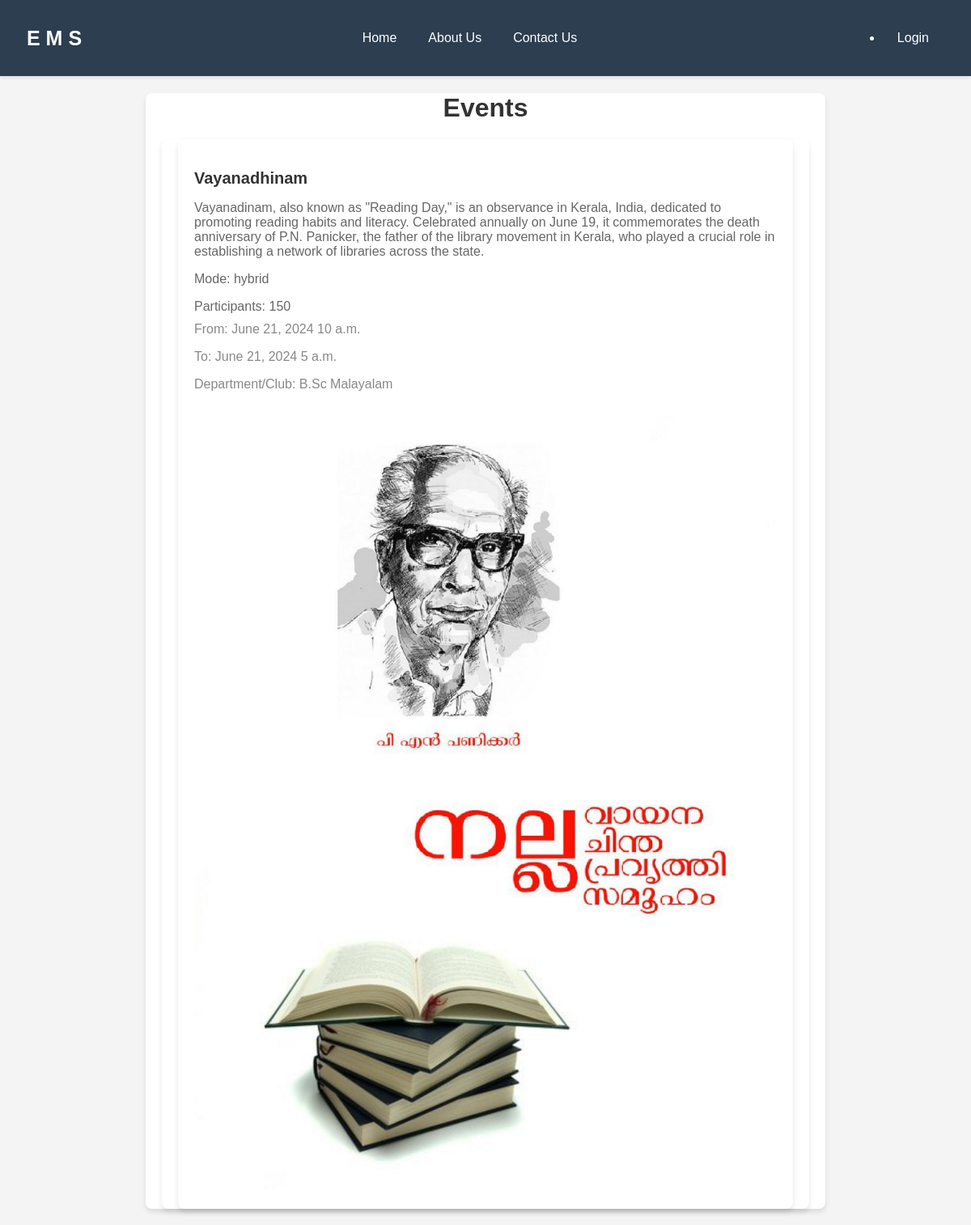
The app's page /search/ with its own data.
### event/models.py (models this page shows, shortened)
class Event(models.Model):
    mode_choices = [
        ('online', 'Online'),
        ('offline', 'Offline'),
        ('hybrid', 'Hybrid')
    ]
    title = models.CharField(max_length=100)
    mode = models.CharField(max_length=10, choices=mode_choices)
    no_participants = models.IntegerField()
    description = models.TextField()
    from_date = models.DateField()
    from_time = models.TimeField()
    date_to = models.DateField()
    time_to = models.TimeField()
    dept_club = models.ForeignKey(Dept_Club, on_delete=models.CASCADE)
    tag = models.ForeignKey('Tags', on_delete=models.DO_NOTHING)
    brochure = models.ImageField(upload_to='brochures/')

class Dept_Club(models.Model):
    dc_name = models.CharField(max_length=50, blank=False)
    def __str__(self):
        return self.dc_name

### event/views.py (the view)
# urls.py: path('search/', views.search_event, name='search_event'),
def search_event(request):
    title_query = request.GET.get('title')
    department_query = request.GET.get('department_club')
    events = Event.objects.all()
    if title_query:
        events = events.filter(title__icontains=title_query)
    if department_query:
        events = events.filter(dept_club__dc_name__icontains=department_query)
    return render(request, 'events/search_event.html', {'events': events})

### event/templates/events/search_event.html (shortened to what this page needs)
{% extends 'events/base.html' %}
{% block content %}
    <h1>Events</h1>
    <div class="container">
        {% if events %}
            {% for event in events %}
                <div class="event-card">
                    <h2 class="event-title">{{ event.title }}</h2>
                    <p class="event-details">{{ event.description }}</p>
                    <p class="event-details">Mode: {{ event.mode }}</p>
                    <p class="event-details">Participants: {{ event.no_participants }}</p>
                    <p class="event-date">From: {{ event.from_date }} {{ event.from_time }}</p>
                    <p class="event-date">To: {{ event.date_to }} {{ event.time_to }}</p>
                    <p class="event-date">Department/Club: {{ event.dept_club }}</p>
                    {% if event.brochure %}
                        <img class="event-brochure" src="{{ event.brochure.url }}" alt="Brochure" style="max-width: 100%; margin-top: 10px;">
                    {% endif %}
                </div>
            {% endfor %}
        {% else %}
            <p>No events found.</p>
        {% endif %}
    </div>
{% endblock %}

### event/templates/events/base.html (style rules this page uses)
body { font-family: Arial, sans-serif; margin: 0; padding: 0; background-color: #ECF0F1; color: #2C3E50; }
.container { margin-top: 20px; padding: 20px; background-color: #fff; border-radius: 8px; box-shadow: 0 4px 6px rgba(0,0,0,0.1); }

### event/templates/events/search_event.html (style rules this page uses)
body { font-family: Arial, sans-serif; margin: 0; padding: 0; background-color: #f4f4f4; }
.container { max-width: 800px; margin: 20px auto; padding: 0 20px; }
h1 { text-align: center; margin-bottom: 20px; color: #333; }
.event-card { background-color: #fff; border-radius: 8px; box-shadow: 0 4px 6px rgba(0, 0, 0, 0.1); margin-bottom: 20px; padding: 20px; transition: box-shadow 0.3s ease; }
.event-title { font-size: 20px; margin-bottom: 10px; color: #333; }
.event-details { color: #666; margin-bottom: 10px; }
.event-date { color: #888; font-size: 16px; font-weight: normal; margin-top: 0; }

### records on screen
Event: title "Vayanadhinam", description "Vayanadinam, also known as \"Reading Day,\" is an observance in Kerala, India, dedicated to promoting reading habits and literacy. Celebrated annually on June 19, it commemorates the death anniversary of P.N. Panicker, the father of the library movement in Kerala, who played a crucial role in establishing a network of libraries across the state.", mode "hybrid", no_participants "150", from_date "June 21, 2024", from_time "10 a.m.", date_to "June 21, 2024", time_to "5 a.m.", dept_club "B.Sc Malayalam", brochure (picture)
